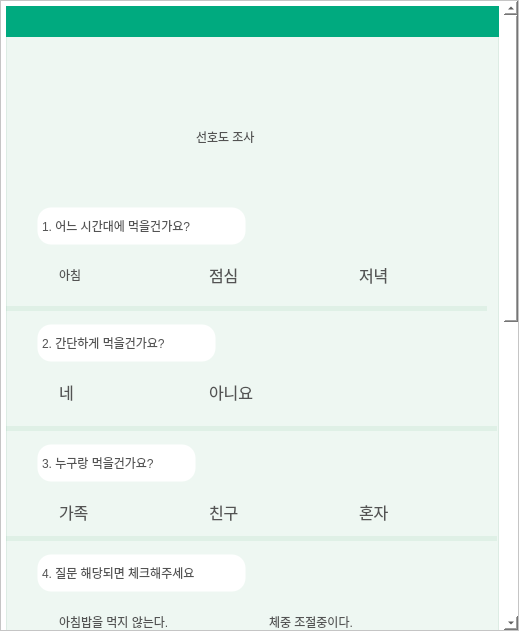
<?xml version="1.0" encoding="UTF-8"?>
<ui version="4.0">
 <class>Form</class>
 <widget class="QWidget" name="Form">
  <property name="geometry">
   <rect>
    <x>0</x>
    <y>0</y>
    <width>519</width>
    <height>631</height>
   </rect>
  </property>
  <property name="windowTitle">
   <string>선호도체크</string>
  </property>
  <property name="windowIcon">
   <iconset>
    <normaloff>good.png</normaloff>good.png</iconset>
  </property>
  <property name="styleSheet">
   <string notr="true">background-color: rgb(255, 255, 255);</string>
  </property>
  <layout class="QVBoxLayout" name="verticalLayout">
   <property name="spacing">
    <number>0</number>
   </property>
   <property name="leftMargin">
    <number>0</number>
   </property>
   <property name="topMargin">
    <number>0</number>
   </property>
   <property name="rightMargin">
    <number>0</number>
   </property>
   <property name="bottomMargin">
    <number>0</number>
   </property>
   <item>
    <widget class="QScrollArea" name="scrollArea">
     <property name="styleSheet">
      <string notr="true">/* VERTICAL SCROLLBAR */
 QScrollBar:vertical {
	border: none;
	
	background-color: rgb(248, 248, 248);
    width: 14px;
    margin: 15px 0 15px 0;
	border-radius: 0px;
 }

/*  HANDLE BAR VERTICAL */
QScrollBar::handle:vertical {	
	background-color: rgba(85, 170, 127, 50);
	min-height: 30px;
	border-radius: 7px;
}
QScrollBar::handle:vertical:hover{	
	
	background-color: rgba(85, 170, 127, 120);
}
QScrollBar::handle:vertical:pressed {	
	
	background-color: rgba(85, 170, 127, 170);
}

/* BTN TOP - SCROLLBAR */
QScrollBar::sub-line:vertical {
	border: none;
	
	background-color: rgba(30, 91, 44,210);
	height: 0px;
	border-top-left-radius: 7px;
	border-top-right-radius:0px;
	subcontrol-position: top;
	subcontrol-origin: margin;
}
QScrollBar::sub-line:vertical:hover {	
	background-color: rgb(255, 0, 127);
}
QScrollBar::sub-line:vertical:pressed {	
	background-color: rgb(255, 0, 127);
}

/* BTN BOTTOM - SCROLLBAR */
QScrollBar::add-line:vertical {
	border: none;
	background-color: rgb(59, 59, 90);
	height: 0px;
	border-bottom-left-radius: 7px;
	border-bottom-right-radius: 7px;
	subcontrol-position: bottom;
	subcontrol-origin: margin;
}
QScrollBar::add-line:vertical:hover {	
	background-color: rgb(255, 0, 127);
}
QScrollBar::add-line:vertical:pressed {	
	background-color: rgb(185, 0, 92);
}

/* RESET ARROW */
QScrollBar::up-arrow:vertical, QScrollBar::down-arrow:vertical {
	background: none;
}
QScrollBar::add-page:vertical, QScrollBar::sub-page:vertical {
	background: none;
}



/* HORIZONTAL SCROLLBAR - HOMEWORK */
QScrollBar:horizontal {
   
}
QScrollBar::handle:horizontal {
    
}
QScrollBar::add-line:horizontal {
    
}
QScrollBar::sub-line:horizontal {
    
}
QScrollBar::up-arrow:horizontal, QScrollBar::down-arrow:horizontal
{

}
QScrollBar::add-page:horizontal, QScrollBar::sub-page:horizontal
{

}</string>
     </property>
     <property name="widgetResizable">
      <bool>true</bool>
     </property>
     <widget class="QWidget" name="scrollAreaWidgetContents">
      <property name="geometry">
       <rect>
        <x>0</x>
        <y>-781</y>
        <width>500</width>
        <height>1410</height>
       </rect>
      </property>
      <property name="styleSheet">
       <string notr="true">/* VERTICAL SCROLLBAR */
 QScrollBar:vertical {
	border: none;
	
	background-color: rgb(248, 248, 248);
    width: 14px;
    margin: 15px 0 15px 0;
	border-radius: 0px;
 }

/*  HANDLE BAR VERTICAL */
QScrollBar::handle:vertical {	
	background-color: rgba(85, 170, 127, 50);
	min-height: 30px;
	border-radius: 7px;
}
QScrollBar::handle:vertical:hover{	
	
	background-color: rgba(85, 170, 127, 120);
}
QScrollBar::handle:vertical:pressed {	
	
	background-color: rgba(85, 170, 127, 170);
}

/* BTN TOP - SCROLLBAR */
QScrollBar::sub-line:vertical {
	border: none;
	
	background-color: rgba(30, 91, 44,210);
	height: 0px;
	border-top-left-radius: 7px;
	border-top-right-radius:0px;
	subcontrol-position: top;
	subcontrol-origin: margin;
}
QScrollBar::sub-line:vertical:hover {	
	background-color: rgb(255, 0, 127);
}
QScrollBar::sub-line:vertical:pressed {	
	background-color: rgb(255, 0, 127);
}

/* BTN BOTTOM - SCROLLBAR */
QScrollBar::add-line:vertical {
	border: none;
	background-color: rgb(59, 59, 90);
	height: 0px;
	border-bottom-left-radius: 7px;
	border-bottom-right-radius: 7px;
	subcontrol-position: bottom;
	subcontrol-origin: margin;
}
QScrollBar::add-line:vertical:hover {	
	background-color: rgb(255, 0, 127);
}
QScrollBar::add-line:vertical:pressed {	
	background-color: rgb(185, 0, 92);
}

/* RESET ARROW */
QScrollBar::up-arrow:vertical, QScrollBar::down-arrow:vertical {
	background: none;
}
QScrollBar::add-page:vertical, QScrollBar::sub-page:vertical {
	background: none;
}



/* HORIZONTAL SCROLLBAR - HOMEWORK */
QScrollBar:horizontal {
   
}
QScrollBar::handle:horizontal {
    
}
QScrollBar::add-line:horizontal {
    
}
QScrollBar::sub-line:horizontal {
    
}
QScrollBar::up-arrow:horizontal, QScrollBar::down-arrow:horizontal
{

}
QScrollBar::add-page:horizontal, QScrollBar::sub-page:horizontal
{

}</string>
      </property>
      <layout class="QVBoxLayout" name="verticalLayout_2">
       <property name="spacing">
        <number>5</number>
       </property>
       <property name="leftMargin">
        <number>5</number>
       </property>
       <property name="topMargin">
        <number>5</number>
       </property>
       <property name="rightMargin">
        <number>5</number>
       </property>
       <property name="bottomMargin">
        <number>5</number>
       </property>
       <item>
        <widget class="QFrame" name="frame">
         <property name="enabled">
          <bool>true</bool>
         </property>
         <property name="minimumSize">
          <size>
           <width>400</width>
           <height>1220</height>
          </size>
         </property>
         <property name="styleSheet">
          <string notr="true">background-color: rgba(85, 170, 127, 25);</string>
         </property>
         <property name="frameShape">
          <enum>QFrame::StyledPanel</enum>
         </property>
         <property name="frameShadow">
          <enum>QFrame::Raised</enum>
         </property>
         <widget class="QLabel" name="label_2">
          <property name="geometry">
           <rect>
            <x>80</x>
            <y>60</y>
            <width>91</width>
            <height>101</height>
           </rect>
          </property>
          <property name="styleSheet">
           <string notr="true">background-color: rgba(85, 170, 127, 0);
font: 75 15pt &quot;KoPub돋움체 Bold&quot;;
font: rgb(255, 255, 255);

border-style: solid;
border-color: rgb(255, 255, 255);
border-radius: 30px;
color: rgb(83, 83, 83);
</string>
          </property>
          <property name="text">
           <string/>
          </property>
          <property name="pixmap">
           <pixmap>../../Downloads/vote.png</pixmap>
          </property>
          <property name="scaledContents">
           <bool>true</bool>
          </property>
          <property name="alignment">
           <set>Qt::AlignCenter</set>
          </property>
         </widget>
         <widget class="QCheckBox" name="time_2">
          <property name="geometry">
           <rect>
            <x>180</x>
            <y>253</y>
            <width>71</width>
            <height>31</height>
           </rect>
          </property>
          <property name="font">
           <font>
            <family>KoPub돋움체 Bold</family>
            <pointsize>12</pointsize>
            <weight>50</weight>
            <italic>false</italic>
            <bold>false</bold>
           </font>
          </property>
          <property name="styleSheet">
           <string notr="true">background-color: rgba(85, 170, 127, 0);
font: 75 12pt &quot;KoPub돋움체 Bold&quot;;
font: rgb(255, 255, 255);
border-color: rgb(255, 255, 255);
border-width: 3px;
border-style: rdige;
border-radius: 10px;
color: rgb(83, 83, 83);
</string>
          </property>
          <property name="text">
           <string>점심</string>
          </property>
         </widget>
         <widget class="QCheckBox" name="time_1">
          <property name="geometry">
           <rect>
            <x>30</x>
            <y>253</y>
            <width>71</width>
            <height>31</height>
           </rect>
          </property>
          <property name="styleSheet">
           <string notr="true">background-color: rgba(85, 170, 127, 0);
font: 75 12pt &quot;KoPub돋움체 Bold&quot;;
font: rgb(255, 255, 255);
border-color: rgb(255, 255, 255);
border-width: 3px;
border-style: rdige;
border-radius: 10px;
color: rgb(83, 83, 83);
</string>
          </property>
          <property name="text">
           <string>아침</string>
          </property>
         </widget>
         <widget class="QCheckBox" name="time_3">
          <property name="geometry">
           <rect>
            <x>330</x>
            <y>253</y>
            <width>71</width>
            <height>31</height>
           </rect>
          </property>
          <property name="font">
           <font>
            <family>KoPub돋움체 Bold</family>
            <pointsize>12</pointsize>
            <weight>50</weight>
            <italic>false</italic>
            <bold>false</bold>
           </font>
          </property>
          <property name="styleSheet">
           <string notr="true">background-color: rgba(85, 170, 127, 0);
font: 75 12pt &quot;KoPub돋움체 Bold&quot;;
font: rgb(255, 255, 255);
border-color: rgb(255, 255, 255);
border-width: 3px;
border-style: rdige;
border-radius: 10px;
color: rgb(83, 83, 83);
</string>
          </property>
          <property name="text">
           <string>저녁</string>
          </property>
         </widget>
         <widget class="QLabel" name="label_3">
          <property name="geometry">
           <rect>
            <x>30</x>
            <y>200</y>
            <width>211</width>
            <height>40</height>
           </rect>
          </property>
          <property name="styleSheet">
           <string notr="true">background-color:rgb(255, 255, 255);
font: 75 12pt &quot;KoPub돋움체 Bold&quot;;
font: rgb(255, 255, 255);
border-color: rgb(255, 255, 255);
border-width: 3px;
border-style: rdige;
border-radius: 15px;
color: rgb(83, 83, 83);
</string>
          </property>
          <property name="text">
           <string>1. 어느 시간대에 먹을건가요?</string>
          </property>
         </widget>
         <widget class="QLabel" name="label_8">
          <property name="geometry">
           <rect>
            <x>30</x>
            <y>317</y>
            <width>181</width>
            <height>40</height>
           </rect>
          </property>
          <property name="styleSheet">
           <string notr="true">background-color:rgb(255, 255, 255);
font: 75 12pt &quot;KoPub돋움체 Bold&quot;;
font: rgb(255, 255, 255);
border-color: rgb(255, 255, 255);
border-width: 3px;
border-style: rdige;
border-radius: 15px;
color: rgb(83, 83, 83);
</string>
          </property>
          <property name="text">
           <string>2. 간단하게 먹을건가요?</string>
          </property>
         </widget>
         <widget class="QCheckBox" name="easy_1">
          <property name="geometry">
           <rect>
            <x>30</x>
            <y>370</y>
            <width>61</width>
            <height>31</height>
           </rect>
          </property>
          <property name="font">
           <font>
            <family>KoPub돋움체 Bold</family>
            <pointsize>12</pointsize>
            <weight>50</weight>
            <italic>false</italic>
            <bold>false</bold>
           </font>
          </property>
          <property name="styleSheet">
           <string notr="true">background-color: rgba(85, 170, 127, 0);
font: 75 12pt &quot;KoPub돋움체 Bold&quot;;
font: rgb(255, 255, 255);
border-color: rgb(255, 255, 255);
border-width: 3px;
border-style: rdige;
border-radius: 10px;
color: rgb(83, 83, 83);
</string>
          </property>
          <property name="text">
           <string>네</string>
          </property>
         </widget>
         <widget class="QCheckBox" name="easy_2">
          <property name="geometry">
           <rect>
            <x>180</x>
            <y>370</y>
            <width>81</width>
            <height>31</height>
           </rect>
          </property>
          <property name="font">
           <font>
            <family>KoPub돋움체 Bold</family>
            <pointsize>12</pointsize>
            <weight>50</weight>
            <italic>false</italic>
            <bold>false</bold>
           </font>
          </property>
          <property name="styleSheet">
           <string notr="true">background-color: rgba(85, 170, 127, 0);
font: 75 12pt &quot;KoPub돋움체 Bold&quot;;
font: rgb(255, 255, 255);
border-color: rgb(255, 255, 255);
border-width: 3px;
border-style: rdige;
border-radius: 10px;
color: rgb(83, 83, 83);
</string>
          </property>
          <property name="text">
           <string>아니요</string>
          </property>
         </widget>
         <widget class="QLabel" name="label_9">
          <property name="geometry">
           <rect>
            <x>30</x>
            <y>437</y>
            <width>161</width>
            <height>40</height>
           </rect>
          </property>
          <property name="styleSheet">
           <string notr="true">background-color:rgb(255, 255, 255);
font: 75 12pt &quot;KoPub돋움체 Bold&quot;;
font: rgb(255, 255, 255);
border-color: rgb(255, 255, 255);
border-width: 3px;
border-style: rdige;
border-radius: 15px;
color: rgb(83, 83, 83);
</string>
          </property>
          <property name="text">
           <string>3. 누구랑 먹을건가요?</string>
          </property>
         </widget>
         <widget class="QCheckBox" name="with_1">
          <property name="geometry">
           <rect>
            <x>30</x>
            <y>490</y>
            <width>71</width>
            <height>31</height>
           </rect>
          </property>
          <property name="font">
           <font>
            <family>KoPub돋움체 Bold</family>
            <pointsize>12</pointsize>
            <weight>50</weight>
            <italic>false</italic>
            <bold>false</bold>
           </font>
          </property>
          <property name="styleSheet">
           <string notr="true">background-color: rgba(85, 170, 127, 0);
font: 75 12pt &quot;KoPub돋움체 Bold&quot;;
font: rgb(255, 255, 255);
border-color: rgb(255, 255, 255);
border-width: 3px;
border-style: rdige;
border-radius: 10px;
color: rgb(83, 83, 83);
</string>
          </property>
          <property name="text">
           <string>가족</string>
          </property>
         </widget>
         <widget class="QCheckBox" name="with_2">
          <property name="geometry">
           <rect>
            <x>180</x>
            <y>490</y>
            <width>71</width>
            <height>31</height>
           </rect>
          </property>
          <property name="font">
           <font>
            <family>KoPub돋움체 Bold</family>
            <pointsize>12</pointsize>
            <weight>50</weight>
            <italic>false</italic>
            <bold>false</bold>
           </font>
          </property>
          <property name="styleSheet">
           <string notr="true">background-color: rgba(85, 170, 127, 0);
font: 75 12pt &quot;KoPub돋움체 Bold&quot;;
font: rgb(255, 255, 255);
border-color: rgb(255, 255, 255);
border-width: 3px;
border-style: rdige;
border-radius: 10px;
color: rgb(83, 83, 83);
</string>
          </property>
          <property name="text">
           <string>친구</string>
          </property>
         </widget>
         <widget class="QCheckBox" name="with_3">
          <property name="geometry">
           <rect>
            <x>330</x>
            <y>490</y>
            <width>71</width>
            <height>31</height>
           </rect>
          </property>
          <property name="font">
           <font>
            <family>KoPub돋움체 Bold</family>
            <pointsize>12</pointsize>
            <weight>50</weight>
            <italic>false</italic>
            <bold>false</bold>
           </font>
          </property>
          <property name="styleSheet">
           <string notr="true">background-color: rgba(85, 170, 127, 0);
font: 75 12pt &quot;KoPub돋움체 Bold&quot;;
font: rgb(255, 255, 255);
border-color: rgb(255, 255, 255);
border-width: 3px;
border-style: rdige;
border-radius: 10px;
color: rgb(83, 83, 83);
</string>
          </property>
          <property name="text">
           <string>혼자</string>
          </property>
         </widget>
         <widget class="QLabel" name="label_10">
          <property name="geometry">
           <rect>
            <x>30</x>
            <y>547</y>
            <width>211</width>
            <height>40</height>
           </rect>
          </property>
          <property name="styleSheet">
           <string notr="true">background-color:rgb(255, 255, 255);
font: 75 12pt &quot;KoPub돋움체 Bold&quot;;
font: rgb(255, 255, 255);
border-color: rgb(255, 255, 255);
border-width: 3px;
border-style: rdige;
border-radius: 15px;
color: rgb(83, 83, 83);
</string>
          </property>
          <property name="text">
           <string>4. 질문 해당되면 체크해주세요</string>
          </property>
         </widget>
         <widget class="QCheckBox" name="qus_1">
          <property name="geometry">
           <rect>
            <x>30</x>
            <y>600</y>
            <width>181</width>
            <height>31</height>
           </rect>
          </property>
          <property name="styleSheet">
           <string notr="true">background-color: rgba(85, 170, 127, 0);
font: 75 13pt &quot;KoPub돋움체 Bold&quot;;
font: rgb(255, 255, 255);
border-color: rgb(255, 255, 255);
border-width: 3px;
border-style: rdige;
border-radius: 10px;
color: rgb(83, 83, 83);
</string>
          </property>
          <property name="text">
           <string>아침밥을 먹지 않는다.</string>
          </property>
         </widget>
         <widget class="QCheckBox" name="qus_2">
          <property name="geometry">
           <rect>
            <x>240</x>
            <y>600</y>
            <width>171</width>
            <height>31</height>
           </rect>
          </property>
          <property name="styleSheet">
           <string notr="true">background-color: rgba(85, 170, 127, 0);
font: 75 13pt &quot;KoPub돋움체 Bold&quot;;
font: rgb(255, 255, 255);
border-color: rgb(255, 255, 255);
border-width: 3px;
border-style: rdige;
border-radius: 10px;
color: rgb(83, 83, 83);
</string>
          </property>
          <property name="text">
           <string>체중 조절중이다.</string>
          </property>
         </widget>
         <widget class="QCheckBox" name="qus_3">
          <property name="geometry">
           <rect>
            <x>30</x>
            <y>640</y>
            <width>201</width>
            <height>31</height>
           </rect>
          </property>
          <property name="styleSheet">
           <string notr="true">background-color: rgba(85, 170, 127, 0);
font: 75 13pt &quot;KoPub돋움체 Bold&quot;;
font: rgb(255, 255, 255);
border-color: rgb(255, 255, 255);
border-width: 3px;
border-style: rdige;
border-radius: 10px;
color: rgb(83, 83, 83);
</string>
          </property>
          <property name="text">
           <string>기름진 음식을 좋아한다.</string>
          </property>
         </widget>
         <widget class="QCheckBox" name="money_1">
          <property name="geometry">
           <rect>
            <x>30</x>
            <y>750</y>
            <width>131</width>
            <height>31</height>
           </rect>
          </property>
          <property name="styleSheet">
           <string notr="true">background-color: rgba(85, 170, 127, 0);
font: 75 12pt &quot;KoPub돋움체 Bold&quot;;
font: rgb(255, 255, 255);
border-color: rgb(255, 255, 255);
border-width: 3px;
border-style: rdige;
border-radius: 10px;
color: rgb(83, 83, 83);
</string>
          </property>
          <property name="text">
           <string>10000원 이하</string>
          </property>
         </widget>
         <widget class="QLabel" name="label_11">
          <property name="geometry">
           <rect>
            <x>30</x>
            <y>695</y>
            <width>251</width>
            <height>40</height>
           </rect>
          </property>
          <property name="styleSheet">
           <string notr="true">background-color:rgb(255, 255, 255);
font: 75 12pt &quot;KoPub돋움체 Bold&quot;;
font: rgb(255, 255, 255);
border-color: rgb(255, 255, 255);
border-width: 3px;
border-style: rdige;
border-radius: 15px;
color: rgb(83, 83, 83);
</string>
          </property>
          <property name="text">
           <string>5. 얼마정도 사용하실 예정이신가요?</string>
          </property>
         </widget>
         <widget class="QCheckBox" name="hot_1">
          <property name="geometry">
           <rect>
            <x>30</x>
            <y>860</y>
            <width>51</width>
            <height>31</height>
           </rect>
          </property>
          <property name="font">
           <font>
            <family>KoPub돋움체 Bold</family>
            <pointsize>12</pointsize>
            <weight>50</weight>
            <italic>false</italic>
            <bold>false</bold>
           </font>
          </property>
          <property name="styleSheet">
           <string notr="true">background-color: rgba(85, 170, 127, 0);
font: 75 12pt &quot;KoPub돋움체 Bold&quot;;
font: rgb(255, 255, 255);
border-color: rgb(255, 255, 255);
border-width: 3px;
border-style: rdige;
border-radius: 10px;
color: rgb(83, 83, 83);
</string>
          </property>
          <property name="text">
           <string>네</string>
          </property>
         </widget>
         <widget class="QLabel" name="label_12">
          <property name="geometry">
           <rect>
            <x>30</x>
            <y>807</y>
            <width>191</width>
            <height>40</height>
           </rect>
          </property>
          <property name="styleSheet">
           <string notr="true">background-color:rgb(255, 255, 255);
font: 75 12pt &quot;KoPub돋움체 Bold&quot;;
font: rgb(255, 255, 255);
border-color: rgb(255, 255, 255);
border-width: 3px;
border-style: rdige;
border-radius: 15px;
color: rgb(83, 83, 83);
</string>
          </property>
          <property name="text">
           <string>6. 매운음식을 좋아하나요?</string>
          </property>
         </widget>
         <widget class="QCheckBox" name="hot_2">
          <property name="geometry">
           <rect>
            <x>180</x>
            <y>860</y>
            <width>81</width>
            <height>31</height>
           </rect>
          </property>
          <property name="styleSheet">
           <string notr="true">background-color: rgba(85, 170, 127, 0);
font: 75 12pt &quot;KoPub돋움체 Bold&quot;;
font: rgb(255, 255, 255);
border-color: rgb(255, 255, 255);
border-width: 3px;
border-style: rdige;
border-radius: 10px;
color: rgb(83, 83, 83);
</string>
          </property>
          <property name="text">
           <string>아니요</string>
          </property>
         </widget>
         <widget class="QCheckBox" name="money_2">
          <property name="geometry">
           <rect>
            <x>170</x>
            <y>750</y>
            <width>171</width>
            <height>31</height>
           </rect>
          </property>
          <property name="styleSheet">
           <string notr="true">background-color: rgba(85, 170, 127, 0);
font: 75 12pt &quot;KoPub돋움체 Bold&quot;;
font: rgb(255, 255, 255);
border-color: rgb(255, 255, 255);
border-width: 3px;
border-style: rdige;
border-radius: 10px;
color: rgb(83, 83, 83);
</string>
          </property>
          <property name="text">
           <string>10000원~15000원</string>
          </property>
         </widget>
         <widget class="QCheckBox" name="money_3">
          <property name="geometry">
           <rect>
            <x>350</x>
            <y>750</y>
            <width>131</width>
            <height>31</height>
           </rect>
          </property>
          <property name="styleSheet">
           <string notr="true">background-color: rgba(85, 170, 127, 0);
font: 75 12pt &quot;KoPub돋움체 Bold&quot;;
font: rgb(255, 255, 255);
border-color: rgb(255, 255, 255);
border-width: 3px;
border-style: rdige;
border-radius: 10px;
color: rgb(83, 83, 83);
</string>
          </property>
          <property name="text">
           <string>15000원 이상</string>
          </property>
         </widget>
         <widget class="QPushButton" name="button_1">
          <property name="geometry">
           <rect>
            <x>340</x>
            <y>1150</y>
            <width>131</width>
            <height>41</height>
           </rect>
          </property>
          <property name="styleSheet">
           <string notr="true">background-color: rgb(255, 255, 255);
font: 75 13pt &quot;KoPub돋움체 Bold&quot;;
font: rgb(255, 255, 255);

border-width: 3px;
border-style: rdige;
border-radius: 20px;
color: rgb(93, 93, 93);</string>
          </property>
          <property name="text">
           <string>선택</string>
          </property>
         </widget>
         <widget class="QPushButton" name="button_main">
          <property name="geometry">
           <rect>
            <x>30</x>
            <y>1150</y>
            <width>61</width>
            <height>24</height>
           </rect>
          </property>
          <property name="styleSheet">
           <string notr="true">border-width: 5px;
border-radius: 11px;
border-style: solid;
font: 75 8pt &quot;나눔스퀘어라운드 Bold&quot;;
background-color: rgb(255, 255, 255);</string>
          </property>
          <property name="text">
           <string/>
          </property>
          <property name="icon">
           <iconset>
            <normaloff>house.png</normaloff>house.png</iconset>
          </property>
          <property name="iconSize">
           <size>
            <width>14</width>
            <height>14</height>
           </size>
          </property>
         </widget>
         <widget class="QPushButton" name="button_close">
          <property name="geometry">
           <rect>
            <x>30</x>
            <y>1180</y>
            <width>61</width>
            <height>24</height>
           </rect>
          </property>
          <property name="styleSheet">
           <string notr="true">border-width: 5px;
border-radius: 11px;
border-style: solid;
font: 75 8pt &quot;나눔스퀘어라운드 Bold&quot;;
background-color: rgb(255, 255, 255);</string>
          </property>
          <property name="text">
           <string/>
          </property>
          <property name="icon">
           <iconset>
            <normaloff>turn-off.png</normaloff>turn-off.png</iconset>
          </property>
          <property name="iconSize">
           <size>
            <width>14</width>
            <height>14</height>
           </size>
          </property>
         </widget>
         <widget class="QLabel" name="label_13">
          <property name="geometry">
           <rect>
            <x>30</x>
            <y>920</y>
            <width>371</width>
            <height>40</height>
           </rect>
          </property>
          <property name="styleSheet">
           <string notr="true">background-color:rgb(255, 255, 255);
font: 75 12pt &quot;KoPub돋움체 Bold&quot;;
font: rgb(255, 255, 255);
border-color: rgb(255, 255, 255);
border-width: 3px;
border-style: rdige;
border-radius: 20px;
color: rgb(83, 83, 83);
</string>
          </property>
          <property name="text">
           <string>7. 최근에 먹었거나 지금 먹기 싫은것들을 체크해주세요</string>
          </property>
         </widget>
         <widget class="QCheckBox" name="food_5">
          <property name="geometry">
           <rect>
            <x>180</x>
            <y>1010</y>
            <width>81</width>
            <height>31</height>
           </rect>
          </property>
          <property name="styleSheet">
           <string notr="true">background-color: rgba(85, 170, 127, 0);
font: 75 12pt &quot;KoPub돋움체 Bold&quot;;
font: rgb(255, 255, 255);
border-color: rgb(255, 255, 255);
border-width: 3px;
border-style: rdige;
border-radius: 10px;
color: rgb(83, 83, 83);
</string>
          </property>
          <property name="text">
           <string>떡볶이</string>
          </property>
         </widget>
         <widget class="QCheckBox" name="food_1">
          <property name="geometry">
           <rect>
            <x>30</x>
            <y>970</y>
            <width>91</width>
            <height>31</height>
           </rect>
          </property>
          <property name="styleSheet">
           <string notr="true">background-color: rgba(85, 170, 127, 0);
font: 75 12pt &quot;KoPub돋움체 Bold&quot;;
font: rgb(255, 255, 255);
border-color: rgb(255, 255, 255);
border-width: 3px;
border-style: rdige;
border-radius: 10px;
color: rgb(83, 83, 83);
</string>
          </property>
          <property name="text">
           <string>된장찌개</string>
          </property>
         </widget>
         <widget class="QCheckBox" name="food_4">
          <property name="geometry">
           <rect>
            <x>30</x>
            <y>1010</y>
            <width>81</width>
            <height>31</height>
           </rect>
          </property>
          <property name="styleSheet">
           <string notr="true">background-color: rgba(85, 170, 127, 0);
font: 75 12pt &quot;KoPub돋움체 Bold&quot;;
font: rgb(255, 255, 255);
border-color: rgb(255, 255, 255);
border-width: 3px;
border-style: rdige;
border-radius: 10px;
color: rgb(83, 83, 83);
</string>
          </property>
          <property name="text">
           <string>삼겹살</string>
          </property>
         </widget>
         <widget class="QCheckBox" name="food_2">
          <property name="geometry">
           <rect>
            <x>180</x>
            <y>970</y>
            <width>71</width>
            <height>31</height>
           </rect>
          </property>
          <property name="styleSheet">
           <string notr="true">background-color: rgba(85, 170, 127, 0);
font: 75 12pt &quot;KoPub돋움체 Bold&quot;;
font: rgb(255, 255, 255);
border-color: rgb(255, 255, 255);
border-width: 3px;
border-style: rdige;
border-radius: 10px;
color: rgb(83, 83, 83);
</string>
          </property>
          <property name="text">
           <string>피자</string>
          </property>
         </widget>
         <widget class="QCheckBox" name="food_7">
          <property name="geometry">
           <rect>
            <x>30</x>
            <y>1050</y>
            <width>81</width>
            <height>31</height>
           </rect>
          </property>
          <property name="styleSheet">
           <string notr="true">background-color: rgba(85, 170, 127, 0);
font: 75 12pt &quot;KoPub돋움체 Bold&quot;;
font: rgb(255, 255, 255);
border-color: rgb(255, 255, 255);
border-width: 3px;
border-style: rdige;
border-radius: 10px;
color: rgb(83, 83, 83);
</string>
          </property>
          <property name="text">
           <string>햄버거</string>
          </property>
         </widget>
         <widget class="QCheckBox" name="food_6">
          <property name="geometry">
           <rect>
            <x>320</x>
            <y>1010</y>
            <width>61</width>
            <height>31</height>
           </rect>
          </property>
          <property name="styleSheet">
           <string notr="true">background-color: rgba(85, 170, 127, 0);
font: 75 12pt &quot;KoPub돋움체 Bold&quot;;
font: rgb(255, 255, 255);
border-color: rgb(255, 255, 255);
border-width: 3px;
border-style: rdige;
border-radius: 10px;
color: rgb(83, 83, 83);
</string>
          </property>
          <property name="text">
           <string>카레</string>
          </property>
         </widget>
         <widget class="QCheckBox" name="food_3">
          <property name="geometry">
           <rect>
            <x>320</x>
            <y>970</y>
            <width>61</width>
            <height>31</height>
           </rect>
          </property>
          <property name="styleSheet">
           <string notr="true">background-color: rgba(85, 170, 127, 0);
font: 75 12pt &quot;KoPub돋움체 Bold&quot;;
font: rgb(255, 255, 255);
border-color: rgb(255, 255, 255);
border-width: 3px;
border-style: rdige;
border-radius: 10px;
color: rgb(83, 83, 83);
</string>
          </property>
          <property name="text">
           <string>스시</string>
          </property>
         </widget>
         <widget class="QCheckBox" name="food_8">
          <property name="geometry">
           <rect>
            <x>180</x>
            <y>1050</y>
            <width>81</width>
            <height>31</height>
           </rect>
          </property>
          <property name="styleSheet">
           <string notr="true">background-color: rgba(85, 170, 127, 0);
font: 75 12pt &quot;KoPub돋움체 Bold&quot;;
font: rgb(255, 255, 255);
border-color: rgb(255, 255, 255);
border-width: 3px;
border-style: rdige;
border-radius: 10px;
color: rgb(83, 83, 83);
</string>
          </property>
          <property name="text">
           <string>짜장면</string>
          </property>
         </widget>
         <widget class="QCheckBox" name="food_9">
          <property name="geometry">
           <rect>
            <x>320</x>
            <y>1050</y>
            <width>61</width>
            <height>31</height>
           </rect>
          </property>
          <property name="styleSheet">
           <string notr="true">background-color: rgba(85, 170, 127, 0);
font: 75 12pt &quot;KoPub돋움체 Bold&quot;;
font: rgb(255, 255, 255);
border-color: rgb(255, 255, 255);
border-width: 3px;
border-style: rdige;
border-radius: 10px;
color: rgb(83, 83, 83);
</string>
          </property>
          <property name="text">
           <string>치킨</string>
          </property>
         </widget>
         <widget class="QLabel" name="label_15">
          <property name="geometry">
           <rect>
            <x>190</x>
            <y>90</y>
            <width>161</width>
            <height>81</height>
           </rect>
          </property>
          <property name="styleSheet">
           <string notr="true">background-color: rgba(85, 170, 127, 0);
font: 75 21pt &quot;KoPub돋움체 Bold&quot;;
font: rgb(255, 255, 255);

color: rgb(83, 83, 83);
</string>
          </property>
          <property name="text">
           <string>선호도 조사</string>
          </property>
         </widget>
         <widget class="QLabel" name="label_16">
          <property name="geometry">
           <rect>
            <x>-20</x>
            <y>-10</y>
            <width>531</width>
            <height>41</height>
           </rect>
          </property>
          <property name="styleSheet">
           <string notr="true">background-color: rgb(0, 170, 127);
selection-background-color:rgb(232, 255, 208);
font: 75 9pt &quot;나눔스퀘어라운드 Bold&quot;;</string>
          </property>
          <property name="text">
           <string/>
          </property>
         </widget>
         <widget class="QLabel" name="label_17">
          <property name="geometry">
           <rect>
            <x>-10</x>
            <y>900</y>
            <width>491</width>
            <height>5</height>
           </rect>
          </property>
          <property name="text">
           <string/>
          </property>
         </widget>
         <widget class="QLabel" name="label_18">
          <property name="geometry">
           <rect>
            <x>-10</x>
            <y>790</y>
            <width>491</width>
            <height>5</height>
           </rect>
          </property>
          <property name="text">
           <string/>
          </property>
         </widget>
         <widget class="QLabel" name="label_19">
          <property name="geometry">
           <rect>
            <x>-10</x>
            <y>680</y>
            <width>491</width>
            <height>5</height>
           </rect>
          </property>
          <property name="text">
           <string/>
          </property>
         </widget>
         <widget class="QLabel" name="label_20">
          <property name="geometry">
           <rect>
            <x>0</x>
            <y>530</y>
            <width>491</width>
            <height>5</height>
           </rect>
          </property>
          <property name="text">
           <string/>
          </property>
         </widget>
         <widget class="QLabel" name="label_21">
          <property name="geometry">
           <rect>
            <x>0</x>
            <y>420</y>
            <width>491</width>
            <height>5</height>
           </rect>
          </property>
          <property name="text">
           <string/>
          </property>
         </widget>
         <widget class="QLabel" name="label_22">
          <property name="geometry">
           <rect>
            <x>-10</x>
            <y>300</y>
            <width>491</width>
            <height>5</height>
           </rect>
          </property>
          <property name="text">
           <string/>
          </property>
         </widget>
         <widget class="QLabel" name="label_23">
          <property name="geometry">
           <rect>
            <x>-10</x>
            <y>1090</y>
            <width>511</width>
            <height>5</height>
           </rect>
          </property>
          <property name="text">
           <string/>
          </property>
         </widget>
         <widget class="QLabel" name="label_24">
          <property name="geometry">
           <rect>
            <x>0</x>
            <y>1210</y>
            <width>491</width>
            <height>5</height>
           </rect>
          </property>
          <property name="text">
           <string/>
          </property>
         </widget>
        </widget>
       </item>
      </layout>
     </widget>
    </widget>
   </item>
  </layout>
 </widget>
 <resources/>
 <connections/>
</ui>
